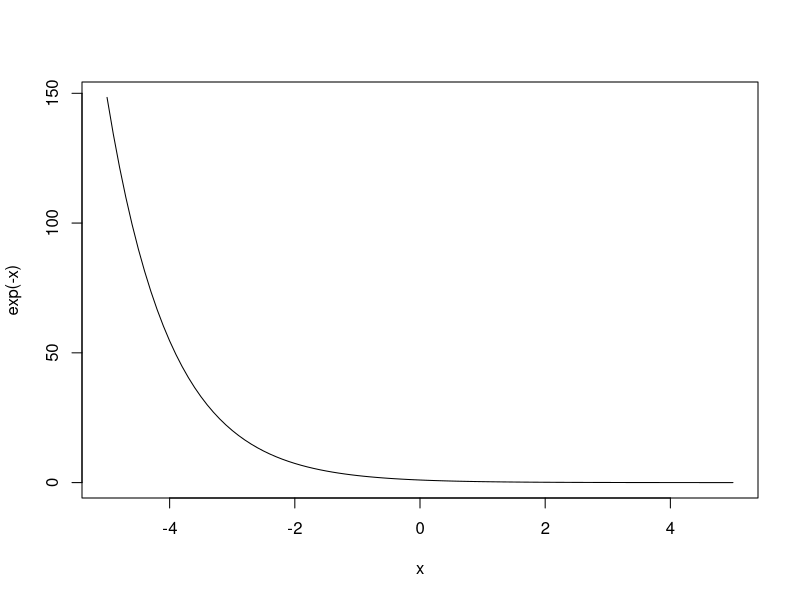

The R script that drew this image:
## ---- chunk 1
curve(expr=exp(-x), from=-5, to=5)
